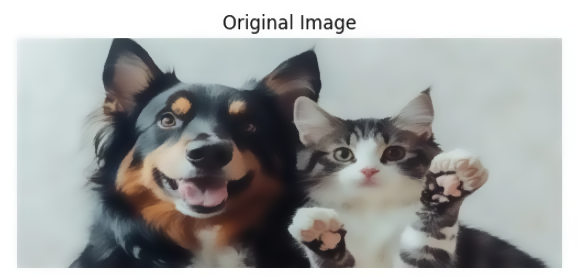
#> input picture Lab-task-5/blur1.webp, 578 x 280 px
$ python opencvtest.py
#> lines starting #> are read from the running program, lines starting #| are printed output that depends on the picture; after the words box and inside, x2 and y2 are one past the last pixel; in counts of white or black regions, pixels touching at a corner belong together
import cv2
print(cv2.__version__)
from matplotlib import pyplot as plt

image_path = 'blur1.webp'
image = cv2.imread(image_path)
#> image is the input picture: shape (280, 578, 3); mean B, G, R 163.9, 165, 163.4
resized_image = cv2.resize(image, (1900, 800))
resized_image_rgb = cv2.cvtColor(resized_image, cv2.COLOR_BGR2RGB)
plt.imshow(resized_image_rgb)
plt.title('Original Image')
plt.axis('off')
plt.show()

Gaussian = cv2.GaussianBlur(resized_image, (15, 15), 0)
Gaussian_rgb = cv2.cvtColor(Gaussian, cv2.COLOR_BGR2RGB)
plt.imshow(Gaussian_rgb)
plt.title('Gaussian Blurred Image')
plt.axis('off')
plt.show()

median = cv2.medianBlur(resized_image, 11)
median_rgb = cv2.cvtColor(median, cv2.COLOR_BGR2RGB)

plt.imshow(median_rgb)
plt.title('Median Blurred Image')
plt.axis('off')
plt.show()

bilateral = cv2.bilateralFilter(resized_image, 15, 150, 150)
bilateral_rgb = cv2.cvtColor(bilateral, cv2.COLOR_BGR2RGB)

plt.imshow(bilateral_rgb)
plt.title('Bilateral Blurred Image')
plt.axis('off')
plt.show()

# [9 lines of commented-out code are left out]

import cv2
import numpy as np
import matplotlib.pyplot as plt

image = cv2.imread('blur1.webp')
image_rgb = cv2.cvtColor(image, cv2.COLOR_BGR2RGB)
scale_factor_1 = 3.0
scale_factor_2 = 1/3.0
height, width = image_rgb.shape[:2]
#> height = 280; width = 578
new_height = int(height * scale_factor_1)
#> new_height = 840
new_width = int(width * scale_factor_1)
#> new_width = 1734

zoomed_image = cv2.resize(src =image_rgb,
                          dsize=(new_width, new_height),
                          interpolation=cv2.INTER_CUBIC)

new_height1 = int(height * scale_factor_2)
#> new_height1 = 93
new_width1 = int(width * scale_factor_2)
#> new_width1 = 192
scaled_image = cv2.resize(src= image_rgb,
                          dsize =(new_width1, new_height1),
                          interpolation=cv2.INTER_AREA)

fig, axs = plt.subplots(1, 3, figsize=(10, 4))
axs[0].imshow(image_rgb)
axs[0].set_title('Original Image Shape:'+str(image_rgb.shape))
axs[1].imshow(zoomed_image)
axs[1].set_title('Zoomed Image Shape:'+str(zoomed_image.shape))
axs[2].imshow(scaled_image)
axs[2].set_title('Scaled Image Shape:'+str(scaled_image.shape))

for ax in axs:
    ax.set_xticks([])
    ax.set_yticks([])

plt.tight_layout()
plt.show()

import cv2
import matplotlib.pyplot as plt
img = cv2.imread('blur1.webp')
image_rgb = cv2.cvtColor(img, cv2.COLOR_BGR2RGB)
center = (image_rgb.shape[1] // 2, image_rgb.shape[0] // 2)
#> center = (289, 140)
angle = 30
scale = 1
rotation_matrix = cv2.getRotationMatrix2D(center, angle, scale)
rotated_image = cv2.warpAffine(image_rgb, rotation_matrix, (img.shape[1], img.shape[0]))

fig, axs = plt.subplots(1, 2, figsize=(7, 4))
axs[0].imshow(image_rgb)
axs[0].set_title('Original Image')
axs[1].imshow(rotated_image)
axs[1].set_title('Image Rotation')
for ax in axs:
    ax.set_xticks([])
    ax.set_yticks([])

plt.tight_layout()
plt.show()

import cv2
import numpy as np
import matplotlib.pyplot as plt

img = cv2.imread('blur1.webp')
image_rgb = cv2.cvtColor(img, cv2.COLOR_BGR2RGB)
edges = cv2.Canny(image_rgb, 100, 700)
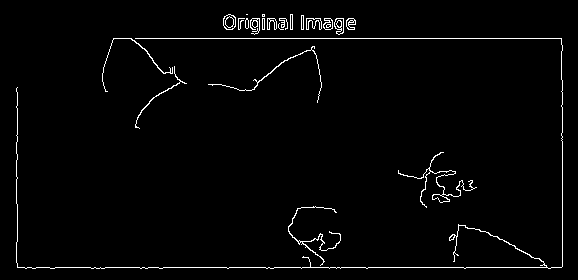
#> edges: shape (280, 578); 2.1% white in thin lines or dots, all inside (x1, y1, x2, y2) = (16, 14, 563, 269)

fig, axs = plt.subplots(1, 2, figsize=(7, 4))
axs[0].imshow(image_rgb), axs[0].set_title('Original Image')
axs[1].imshow(edges), axs[1].set_title('Image Edges')

for ax in axs:
    ax.set_xticks([]), ax.set_yticks([])

plt.tight_layout()
plt.show()

import cv2
import numpy as np
import matplotlib.pyplot as plt

image = cv2.imread('blur1.webp')
image_gray = cv2.cvtColor(image, cv2.COLOR_BGR2GRAY)
kernel = np.ones((3, 3), np.uint8)

dilated = cv2.dilate(image_gray, kernel, iterations=2)
eroded = cv2.erode(image_gray, kernel, iterations=2)
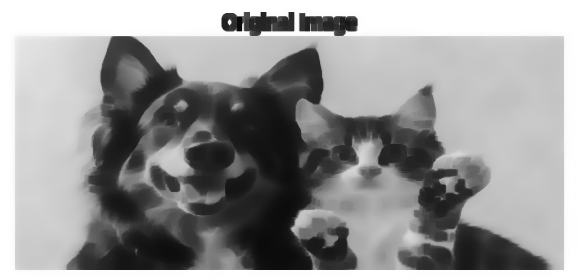
#> eroded: shape (280, 578); min 11, max 255, mean 152.3
opening = cv2.morphologyEx(image_gray, cv2.MORPH_OPEN, kernel)
closing = cv2.morphologyEx(image_gray, cv2.MORPH_CLOSE, kernel)

fig, axs = plt.subplots(2, 2, figsize=(7, 7))
axs[0, 0].imshow(dilated, cmap='Greys'), axs[0, 0].set_title('Dilated Image')
axs[0, 1].imshow(eroded, cmap='Greys'), axs[0, 1].set_title('Eroded Image')
axs[1, 0].imshow(opening, cmap='Greys'), axs[1, 0].set_title('Opening')
axs[1, 1].imshow(closing, cmap='Greys'), axs[1, 1].set_title('Closing')

for ax in axs.flatten():
    ax.set_xticks([]), ax.set_yticks([])

plt.tight_layout()
plt.show()

import cv2
import numpy as np

# Open the image.
img = cv2.imread('blur1.webp')

# Apply log transform.
c = 255/(np.log(1 + np.max(img)))
#> c = 45.99
log_transformed = c * np.log(1 + img)
#> log_transformed: shape (280, 578, 3) float16; 14.52% of the values are NaN or infinite; the others: min 110.3, max 255, mean 221.4

# Specify the data type.
log_transformed = np.array(log_transformed, dtype = np.uint8)

# Save the output.
cv2.imwrite('log_transformed.jpg', log_transformed)

import cv2
import numpy as np

# Open the image.
img = cv2.imread('blur1.webp')

# Trying 4 gamma values.
for gamma in [0.1, 0.5, 1.2, 2.2]:

    # Apply gamma correction.
    gamma_corrected = np.array(255*(img / 255) ** gamma, dtype = 'uint8')

    # Save edited images.
    cv2.imwrite('gamma_transformed'+str(gamma)+'.jpg', gamma_corrected)

import cv2
import numpy as np

# Function to map each intensity level to output intensity level.
def pixelVal(pix, r1, s1, r2, s2):
    if (0 <= pix and pix <= r1):
        return (s1 / r1)*pix
    elif (r1 < pix and pix <= r2):
        return ((s2 - s1)/(r2 - r1)) * (pix - r1) + s1
    else:
        return ((255 - s2)/(255 - r2)) * (pix - r2) + s2

# Open the image.
img = cv2.imread('blur1.webp')

# Define parameters.
r1 = 70
s1 = 0
r2 = 140
s2 = 255

# Vectorize the function to apply it to each value in the Numpy array.
pixelVal_vec = np.vectorize(pixelVal)

# Apply contrast stretching.
contrast_stretched = pixelVal_vec(img, r1, s1, r2, s2)

# Save edited image.
cv2.imwrite('contrast_stretch.jpg', contrast_stretched)

import cv2
import numpy as np
import matplotlib.pyplot as plt

img = cv2.imread('blur1.webp')
rows, cols, _ = img.shape
#> rows = 280; cols = 578

M_left = np.float32([[1, 0, -50], [0, 1, 0]])
M_right = np.float32([[1, 0, 50], [0, 1, 0]])
M_top = np.float32([[1, 0, 0], [0, 1, 50]])
M_bottom = np.float32([[1, 0, 0], [0, 1, -50]])

img_left = cv2.warpAffine(img, M_left, (cols, rows))
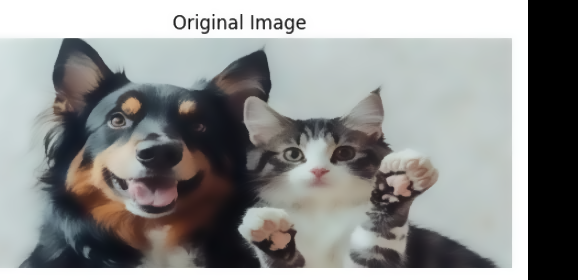
#> img_left: shape (280, 578, 3); mean B, G, R 143.7, 144.8, 143.7
img_right = cv2.warpAffine(img, M_right, (cols, rows))
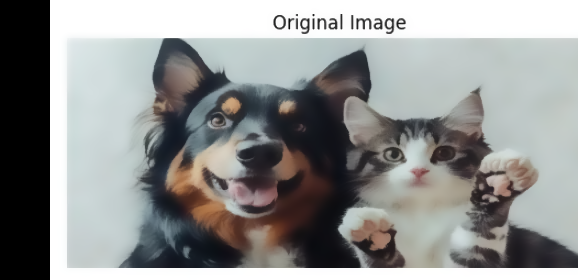
#> img_right: shape (280, 578, 3); mean B, G, R 144.8, 145.8, 144.6
img_top = cv2.warpAffine(img, M_top, (cols, rows))
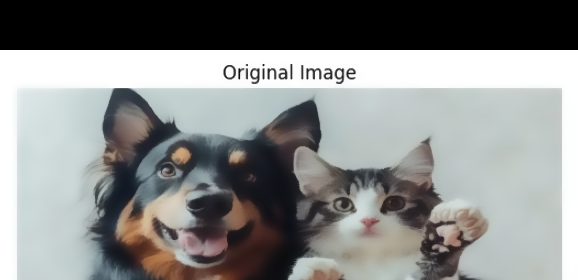
#> img_top: shape (280, 578, 3); mean B, G, R 137.9, 138.9, 137.3
img_bottom = cv2.warpAffine(img, M_bottom, (cols, rows))
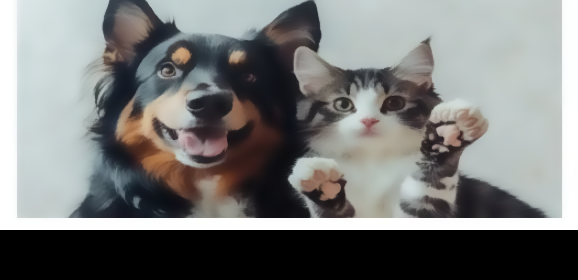
#> img_bottom: shape (280, 578, 3); mean B, G, R 121.5, 122.6, 121.4

plt.subplot(221), plt.imshow(img_left), plt.title('Left')
plt.subplot(222), plt.imshow(img_right), plt.title('Right')
plt.subplot(223), plt.imshow(img_top), plt.title('Top')
plt.subplot(224), plt.imshow(img_bottom), plt.title('Bottom')
plt.show()
#> figure, not shown here; B, G, R data is drawn as R, G, B

import cv2
src = cv2.imread(r'blur1.webp')  # Read the image

# Convert to Grayscale
gray_image = cv2.cvtColor(src, cv2.COLOR_BGR2GRAY)

# Display
cv2.imshow("Grayscale Image", gray_image)
cv2.waitKey(0)
cv2.destroyAllWindows()

import cv2
src = cv2.imread(r'blur1.webp')

# Convert to HSV
hsv_image = cv2.cvtColor(src, cv2.COLOR_BGR2HSV)
#> hsv_image: shape (280, 578, 3); mean H, S, V 67.6, 25.8, 169.3

cv2.imshow("HSV Image", hsv_image)
cv2.waitKey(0)
cv2.destroyAllWindows()

import cv2
import matplotlib.pyplot as plt
src = cv2.imread(r'blur1.webp')

# Convert from BGR to RGB
rgb_image = cv2.cvtColor(src, cv2.COLOR_BGR2RGB)

# Display with Matplotlib
plt.imshow(rgb_image)
plt.title("RGB Image for Matplotlib")
plt.axis('off')
plt.show()

# Python program to read image as RGB

# Importing cv2 and matplotlib module
import cv2
import matplotlib.pyplot as plt

# reads image as RGB
img = cv2.imread('blur1.webp')

# shows the image
plt.imshow(img)

# Python program to read image
# as YCrCb color space

# Import cv2 module
import cv2

# Reads the image
img = cv2.imread('blur1.webp')

# Convert to YCrCb color space
img = cv2.cvtColor(img, cv2.COLOR_BGR2YCrCb)
#> img: shape (280, 578, 3); mean of channels 0, 1, 2 164.4, 127.3, 127.7

# Shows the image
cv2.imshow('image', img)

cv2.waitKey(0)
cv2.destroyAllWindows()

# Python program to read image
# as HSV color space

# Importing cv2 module
import cv2

# Reads the image
img = cv2.imread('blur1.webp')

# Converts to HSV color space
img = cv2.cvtColor(img, cv2.COLOR_BGR2HSV)

# Shows the image
cv2.imshow('image', img)

cv2.waitKey(0)
cv2.destroyAllWindows()
# Python program to read image
# as LAB color space

# Importing cv2 module
import cv2

# Reads the image
img = cv2.imread('blur1.webp')

# Converts to LAB color space
img = cv2.cvtColor(img, cv2.COLOR_BGR2LAB)
#> img: shape (280, 578, 3); mean of channels 0, 1, 2 168.7, 127.6, 128.4

# Shows the image
cv2.imshow('image', img)

cv2.waitKey(0)
cv2.destroyAllWindows()

# Python program to visualize
# Heat map of image

# Importing matplotlib and cv2
import matplotlib.pyplot as plt
import cv2

# reads the image
img = cv2.imread('blur1.webp')

# plot heat map image
plt.imshow(img, cmap ='hot')

# Python program to visualize
# Spectral map of image

# Importing matplotlib and cv2
import matplotlib.pyplot as plt
import cv2

img = cv2.imread('blur1.webp')
plt.imshow(img, cmap ='nipy_spectral')

import cv2

image = cv2.imread("blur1.webp")
image = cv2.copyMakeBorder( image, 10, 10, 10, 10, cv2.BORDER_CONSTANT, value=(0, 0, 0))
#> image: shape (300, 598, 3)

cv2.imshow("Bordered Image", image)
cv2.waitKey(0)
cv2.destroyAllWindows()

import cv2

image = cv2.imread("blur1.webp")
bordered_image = cv2.copyMakeBorder(image, 10, 10, 10, 10, cv2.BORDER_CONSTANT, value=(0, 0, 255))
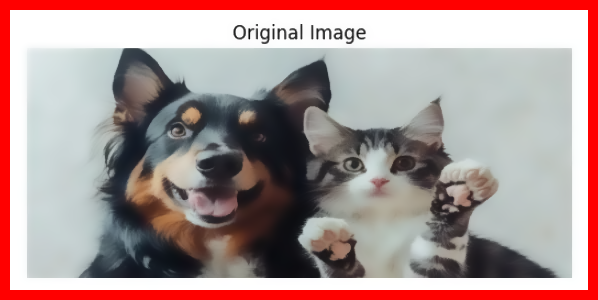
#> bordered_image: shape (300, 598, 3); mean B, G, R 147.9, 148.9, 172.4

cv2.imshow("Red Border Image", bordered_image)
cv2.waitKey(0)
cv2.destroyAllWindows()
#> figure, not shown here; B, G, R data is drawn as R, G, B
